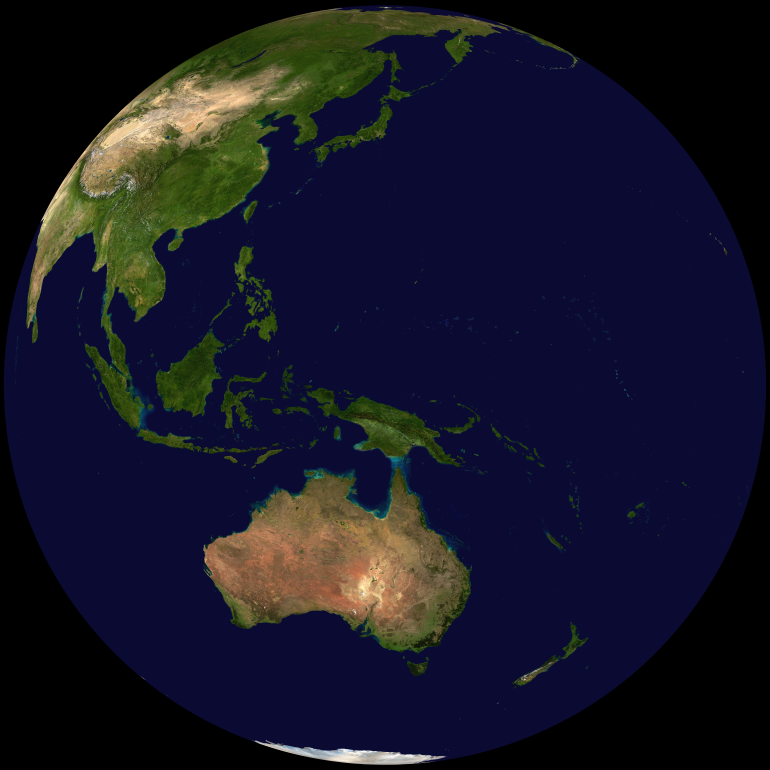
#> input picture 1.png, 770 x 770 px; the run also reads 1 picture not shown here
$ python lab_2.py
#> lines starting #> are read from the running program, lines starting #| are printed output that depends on the picture
#подключение библиотек
import requests
import ctypes
import os
from PIL import Image
from win32api import GetSystemMetrics


def req(link, name): #фунция отправки запросов
    answer = requests.get(link).content #ответ от запроса
    with open(name, 'wb') as handler:
        handler.write(answer) #сохранение изображения получаемого в ответе запроса

req("https://anzu.sinc.ad.jp/himawari/img/FULL_24h/BlueMarble/1d/770/BlueMarble_0_0.png", "1.png") #вызов функции для получения первого изображения
#> (the call stopped at in req, `answer = requests.get(link).content`: the network is not available in this run)
req("https://jh170034-2.kudpc.kyoto-u.ac.jp/img/FULL_24h/B13/1d/550/2022/06/12/092000_0_0.png", "2.png") #вызов функции для получения второго изображения
#> (the call stopped at in req, `answer = requests.get(link).content`: the network is not available in this run)
image1 = Image.open('1.png').convert('RGBA') #конвертация изображения в прозрачный RGB
image2 = Image.open('2.png').convert('RGBA').resize((image1.size[0], image1.size[1])) #конвертация изображения в прозрачный RGB и изменение размера
image1.paste(image2, (0, 0), image2) #объединение двух изображений 1 и 2
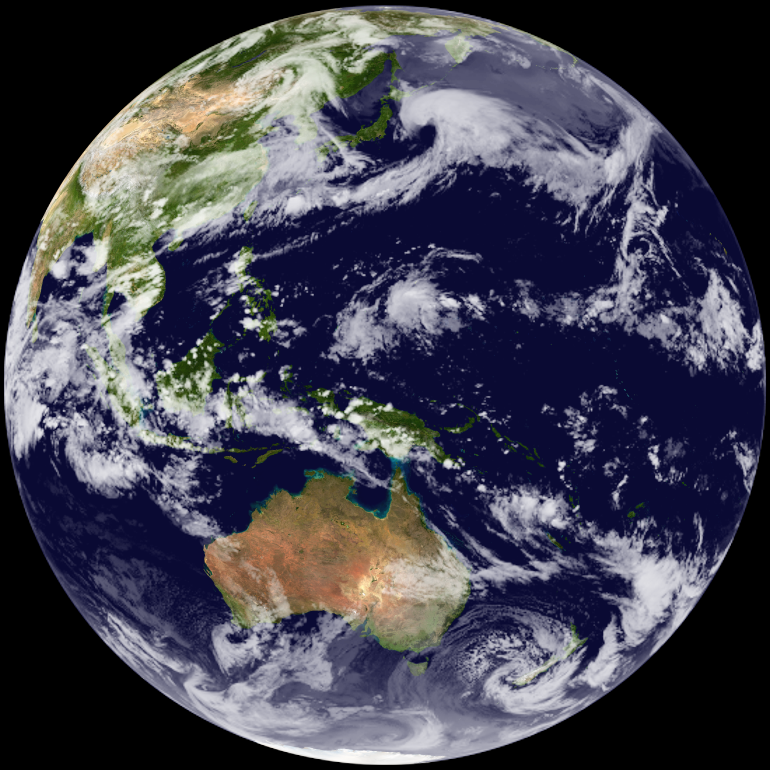
#> image1: PIL image 770x770 RGBA; mean R, G, B, A 57.6, 57.4, 71.4, 234.1; transparent parts drawn white
#> (the run stopped early here; a loop or call above may not have finished)
